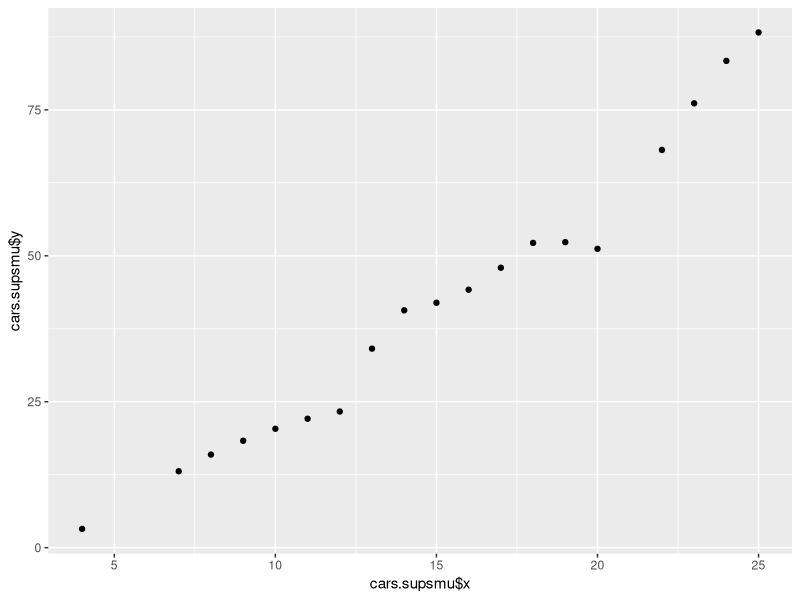

This chart was generated by the following R code:
## ---- chunk 1
knitr::opts_chunk$set(echo = TRUE)
## ---- chunk 2
library(datasets)
data(cars)
head(cars)
cars.supsmu = supsmu(cars$speed, cars$dist, bass = 0, span = "cv")
cars.supsmu
library(ggplot2)
qplot(x = cars.supsmu$x, y = cars.supsmu$y)
